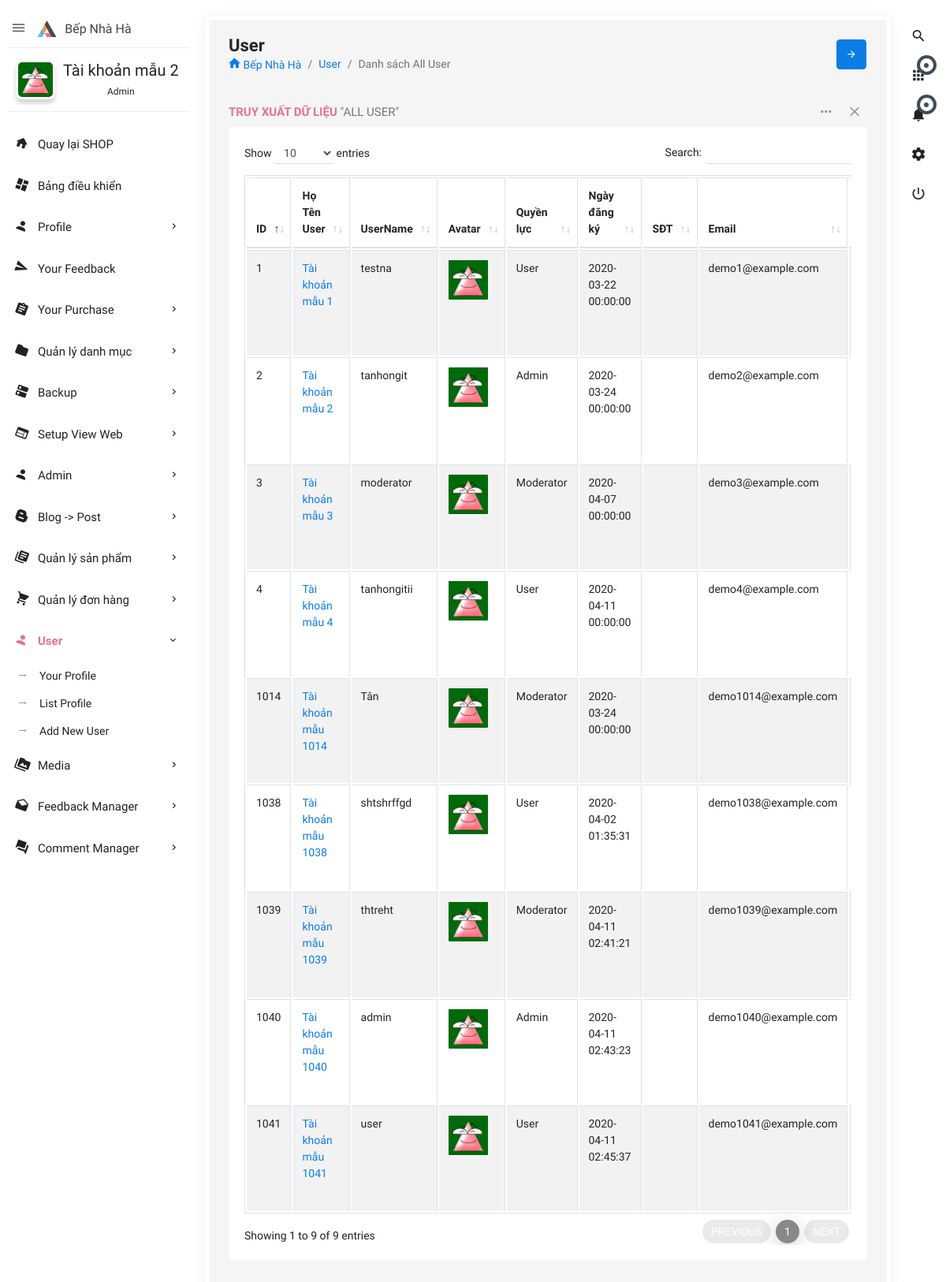
The page /admin.php?controller=user&action=listall (signed in) on the database its author committed.
### tables this page shows
CREATE TABLE IF NOT EXISTS `users` (
  `id` int(11) NOT NULL AUTO_INCREMENT,
  `user_username` varchar(50) DEFAULT NULL,
  `user_password` varchar(100) DEFAULT NULL,
  `user_name` varchar(255) DEFAULT NULL,
  `role_id` int(11) NOT NULL DEFAULT 0,
  `user_avatar` varchar(550) DEFAULT 'author-auto.png',
  `user_email` varchar(255) DEFAULT NULL,
  `user_phone` varchar(20) DEFAULT NULL,
  `user_address` varchar(200) DEFAULT NULL,
  `createDate` datetime DEFAULT NULL,
  `verified` int(11) NOT NULL DEFAULT 0,
  `verificationCode` varchar(500) DEFAULT NULL,
  `editTime` datetime DEFAULT NULL,
  PRIMARY KEY (`id`),
  KEY `fk_id_role` (`role_id`)
);

### admin/controllers/user/listall.php (called while the page is built, shortened)
<?php
permission_user();
$options = [
    'order_by' => 'id ASC',
];
$nav_user = 'class="active open"';
$list_user = getAll('users', $options);
require('admin/views/user/listall.php');

### lib/config/database.php (called while the page is built, shortened)
<?php
if (isset($_SESSION['user'])) {
    $userNav = $_SESSION['user']['id'];
}
try {
    $linkConnectDB = connect();
} catch (Exception $e) {
    die($e->getMessage());
}
function connect(): mysqli
{
        $linkConnectDB = new mysqli(DB_HOST, DB_USER, DB_PASS, DB_NAME, DB_PORT);
        $linkConnectDB->set_charset('utf8mb4');
        return $linkConnectDB;
}
function executeQuery(string $sql, array $params = []): mysqli_stmt
{
    global $linkConnectDB;
    $stmt = $linkConnectDB->prepare($sql);
    if (!$stmt->execute()) {
        throw new Exception('Execute error: ' . $stmt->error);
    }
    return $stmt;
}

### lib/model.php (called while the page is built, shortened)
<?php
require('config/database.php');
function getRecord(string $table, $id, string $select = '*'): false|array|null
{
    $id = intval($id);
    $sql = "SELECT $select FROM `$table` WHERE id=$id";
    $query = executeQuery($sql);
    $result = $query->get_result()->fetch_assoc();
    return $result;
}
function getAll(string $table, array $options = []): array
{
    $select = $options['select'] ?? '*';
    $where = isset($options['where']) ? 'WHERE ' . $options['where'] : '';
    $order_by = isset($options['order_by']) ? 'ORDER BY ' . $options['order_by'] : '';
    $limit = isset($options['offset']) && isset($options['limit']) ? 'LIMIT ' . $options['offset'] . ',' . $options['limit'] : '';
    $sql = "SELECT $select FROM `$table` $where $order_by $limit";
    $query = executeQuery($sql);
    $result = $query->get_result()->fetch_all(MYSQLI_ASSOC);
    return $result;
}

### admin/controllers/shared/statistics.php (called while the page is built, shortened)
<?php
$options_user = [
    'order_by' => 'editTime DESC',
];
$users = getAll('users', $options_user);

### lib/functions.php (called while the page is built, shortened)
<?php
function permission_user(): void
{
    global $userNav;
    $userLogin = getRecord('users', $userNav);
}

### admin/views/user/listall.php (the view, shortened to what this page needs)
<?php require('admin/views/shared/header.php'); ?>
<?php require('admin/views/shared/rightnavbar.php'); ?>
<?php require('admin/views/shared/leftnavbar.php'); ?>
<section class="content">
    <div class="body_scroll">
        <div class="block-header">
            <div class="row">
                <div class="col-lg-7 col-md-6 col-sm-12">
                    <h2>User</h2>
                    <ul class="breadcrumb">
                        <li class="breadcrumb-item"><a href="<?= PATH_URL . 'home' ?>"><i class="zmdi zmdi-home"></i> Bếp Nhà Hà</a></li>
                        <li class="breadcrumb-item"><a href="admin.php?controller=&action=listall">User</a></li>
                        <li class="breadcrumb-item active">Danh sách All User</li>
                    </ul>
                </div>
                <div class="col-lg-5 col-md-6 col-sm-12">
                    <button class="btn btn-primary btn-icon float-right right_icon_toggle_btn" type="button"><i class="zmdi zmdi-arrow-right"></i></button>
                </div>
            </div>
        </div>
        <div class="container-fluid">
            <div class="row clearfix">
                <div class="col-lg-12">
                    <div class="card">
                        <div class="header">
                            <h2><strong>Truy Xuất Dữ Liệu</strong> "All User" </h2>
                            <ul class="header-dropdown">
                                <li class="dropdown"> <a href="javascript:void(0);" class="dropdown-toggle" data-toggle="dropdown" role="button" aria-haspopup="true" aria-expanded="false"> <i class="zmdi zmdi-more"></i> </a>
                                </li>
                                <li class="remove">
                                    <a role="button" class="boxs-close"><i class="zmdi zmdi-close"></i></a>
                                </li>
                            </ul>
                        </div>
                        <div class="body">
                            <div class="table-responsive">
                                <table class="table table-bordered table-striped table-hover js-basic-example dataTable">
                                    <thead>
                                        <tr>
                                            <th>ID</th>
                                            <th>Họ Tên User</th>
                                            <th>UserName</th>
                                            <th>Avatar</th>
                                            <th>Quyền lực</th>
                                            <th>Ngày đăng ký</th>
                                            <th>SĐT</th>
                                            <th>Email</th>
                                            <th>Hành Động</th>
                                        </tr>
                                    </thead>
                                    <tbody>
                                        <?php foreach ($list_user as $user) : ?>
                                            <tr>
                                                <td><?= $user['id'] ?></td>
                                                <td><a href="admin.php?controller=user&amp;action=edit&amp;user_id=<?= $user['id']; ?>"><?= $user['user_name']; ?></a></td>
                                                <td><?= $user['user_username'] ?></td>
                                                <td><?= '<image src="public/upload/images/' . $user['user_avatar'] . '?time=' . time() . '" style="max-width:50px;" />'; ?></td>
                                                <td><?php if ($user['role_id'] == 1) {
                                                    echo 'Admin';
                                                } elseif ($user['role_id'] == 2) {
                                                    echo 'Moderator';
                                                } else {
                                                    echo 'User';
                                                } ?></td>
                                                <td><?= $user['createDate'] ?></td>
                                                <td><?= $user['user_phone'] ?></td>
                                                <td><?= $user['user_email'] ?></td>
                                                <td><a href="admin.php?controller=user&amp;action=info&amp;user_id=<?= $user['id']; ?>" class="btn btn-success waves-effect waves-float btn-sm waves-green"><i class="zmdi zmdi-eye"></i></a>
                                                    </td>
                                            </tr>
                                        <?php endforeach; ?>
                                    </tbody>
                                </table>
                            </div>
                        </div>
                    </div>
                </div>
            </div>
        </div>
    </div>
</section>
<?php require('admin/views/shared/footer.php'); ?>

### admin/views/shared/leftnavbar.php (shortened to what this page needs)
<aside id="leftsidebar" class="sidebar">
    <div class="navbar-brand">
        <button class="btn-menu ls-toggle-btn" type="button"><i class="zmdi zmdi-menu"></i></button>
        <a href="index.php"><img src="admin/themes/images/logo.svg" width="25" alt="Aero"><span class="m-l-10">Bếp Nhà Hà</span></a>
    </div>
    <div class="menu">
        <ul class="list">
            <li>
                <div class="user-info">
                    <a class="image" href="admin.php?controller=user&action=info&user_id=<?= $userNav ?>"><img src="public/upload/images/<?= $userInfoNav['user_avatar'] ?>" alt="User"></a>
                    <div class="detail">
                        <h4><?= $userInfoNav['user_name'] ?></h4>
                        <small><?php if ($userInfoNav['role_id'] == 1) {
                            echo 'Admin';
                        } elseif ($userInfoNav['role_id'] == 2) {
                            echo 'Moderator';
                        } else {
                            echo "User";
                        } ?></small>
                    </div>
                </div>
            </li>
            <li class="open"><a href="<?= PATH_URL ?>home" target="_blank"><i class="zmdi zmdi-home"></i><span>Quay lại SHOP</span></a></li>
            <li <?= $homeNav ?? '' ?>><a href="admin.php"><i class="zmdi zmdi-view-dashboard"></i><span>Bảng điều khiển</span></a></li>
            <li <?php if (isset($nav_profile)) {
                echo $nav_profile;
            } ?>><a href="javascript:void(0);" class="menu-toggle"><i class="zmdi zmdi-account"></i><span>Profile</span></a>
            </li>
            <li <?= $yourFeedback ?? '' ?>><a href="admin.php?controller=feedback&action=myfeedback"><i class="zmdi zmdi-mail-send"></i><span>Your Feedback</span></a></li>
            <li <?= $yourPurchaseNav ?? '' ?>><a href="javascript:void(0);" class="menu-toggle"><i class="zmdi zmdi-assignment"></i><span>Your Purchase</span></a>
            </li>
            <?php if ($userInfoNav['role_id'] != 0) :
                if ($userInfoNav['role_id'] == 1) : ?>
                    <li <?= $navCategory ?? ''; ?>> <a href="javascript:void(0);" class="menu-toggle"><i class="zmdi zmdi-folder"></i><span>Quản lý danh mục</span></a>
                    </li>
                    <li <?= $backupDbClass ?? '' ?>><a href="javascript:void(0);" class="menu-toggle"><i class="zmdi zmdi-dns"></i><span>Backup</span></a>
                    </li>
                    <li <?= $navHF ?? '' ?>><a href="javascript:void(0);" class="menu-toggle"><i class="zmdi zmdi-view-web"></i><span>Setup View Web</span></a>
                    </li>
                    <li <?= $adminNav ?? '' ?>><a href="javascript:void(0);" class="menu-toggle"><i class="zmdi zmdi-account"></i><span>Admin</span></a>
                    </li>
                <?php endif; ?>
                <li <?= $postNav ?? '' ?>><a href="javascript:void(0);" class="menu-toggle"><i class="zmdi zmdi-blogger"></i><span>Blog -> Post</span></a>
                </li>
                <li <?= $productNav ?? '' ?>> <a href="javascript:void(0);" class="menu-toggle"><i class="zmdi zmdi-collection-text"></i><span>Quản lý sản phẩm</span></a>
                </li>
                <li <?= $orderNav ?? '' ?>><a href="javascript:void(0);" class="menu-toggle"><i class="zmdi zmdi-shopping-cart"></i><span>Quản lý đơn hàng</span></a>
                </li>
                <li <?php if (isset($nav_user)) {
                    echo $nav_user;
                } ?>><a href="javascript:void(0);" class="menu-toggle"><i class="zmdi zmdi-account"></i><span>User</span></a>
                    <ul class="ml-menu">
                        <li><a href="admin.php?controller=user&action=info&user_id=<?= $userNav ?>">Your Profile</a></li>
                        <li><a href="admin.php?controller=user&action=listall">List Profile</a></li>
                        <li><a href="admin.php?controller=user&action=add">Add New User</a></li>
                    </ul>
                </li>
                <li <?php if (isset($navMedia)) {
                    echo $navMedia;
                } ?>><a href="javascript:void(0);" class="menu-toggle"><i class="zmdi zmdi-collection-folder-image"></i><span>Media</span></a>
                </li>
                <li <?= $navFeedback ?? '' ?>><a href="javascript:void(0);" class="menu-toggle"><i class="zmdi zmdi-email-open"></i><span>Feedback Manager</span></a>
                </li>
                <li <?= $navComment ?? '' ?>><a href="javascript:void(0);" class="menu-toggle"><i class="zmdi zmdi-comments"></i><span>Comment Manager</span></a>
                </li>
            <?php endif; ?>
        </ul>
    </div>
</aside>

### rows shown on the page
users: user_avatar (picture), user_name "Tài khoản mẫu 2", id "2", user_username "tanhongit", shows "Admin", createDate "2020-03-24 00:00:00", user_email "demo2@example.com"
users: id "1", user_name "Tài khoản mẫu 1", user_username "testna", user_avatar (picture), shows "User", createDate "2020-03-22 00:00:00", user_email "demo1@example.com"
users: id "3", user_name "Tài khoản mẫu 3", user_username "moderator", user_avatar (picture), shows "Moderator", createDate "2020-04-07 00:00:00", user_email "demo3@example.com"
users: id "4", user_name "Tài khoản mẫu 4", user_username "tanhongitii", user_avatar (picture), shows "User", createDate "2020-04-11 00:00:00", user_email "demo4@example.com"
users: id "1014", user_name "Tài khoản mẫu 1014", user_username "Tân", user_avatar (picture), shows "Moderator", createDate "2020-03-24 00:00:00", user_email "demo1014@example.com"
users: id "1038", user_name "Tài khoản mẫu 1038", user_username "shtshrffgd", user_avatar (picture), shows "User", createDate "2020-04-02 01:35:31", user_email "demo1038@example.com"
users: id "1039", user_name "Tài khoản mẫu 1039", user_username "thtreht", user_avatar (picture), shows "Moderator", createDate "2020-04-11 02:41:21", user_email "demo1039@example.com"
users: id "1040", user_name "Tài khoản mẫu 1040", user_username "admin", user_avatar (picture), shows "Admin", createDate "2020-04-11 02:43:23", user_email "demo1040@example.com"
users: id "1041", user_name "Tài khoản mẫu 1041", user_username "user", user_avatar (picture), shows "User", createDate "2020-04-11 02:45:37", user_email "demo1041@example.com"
